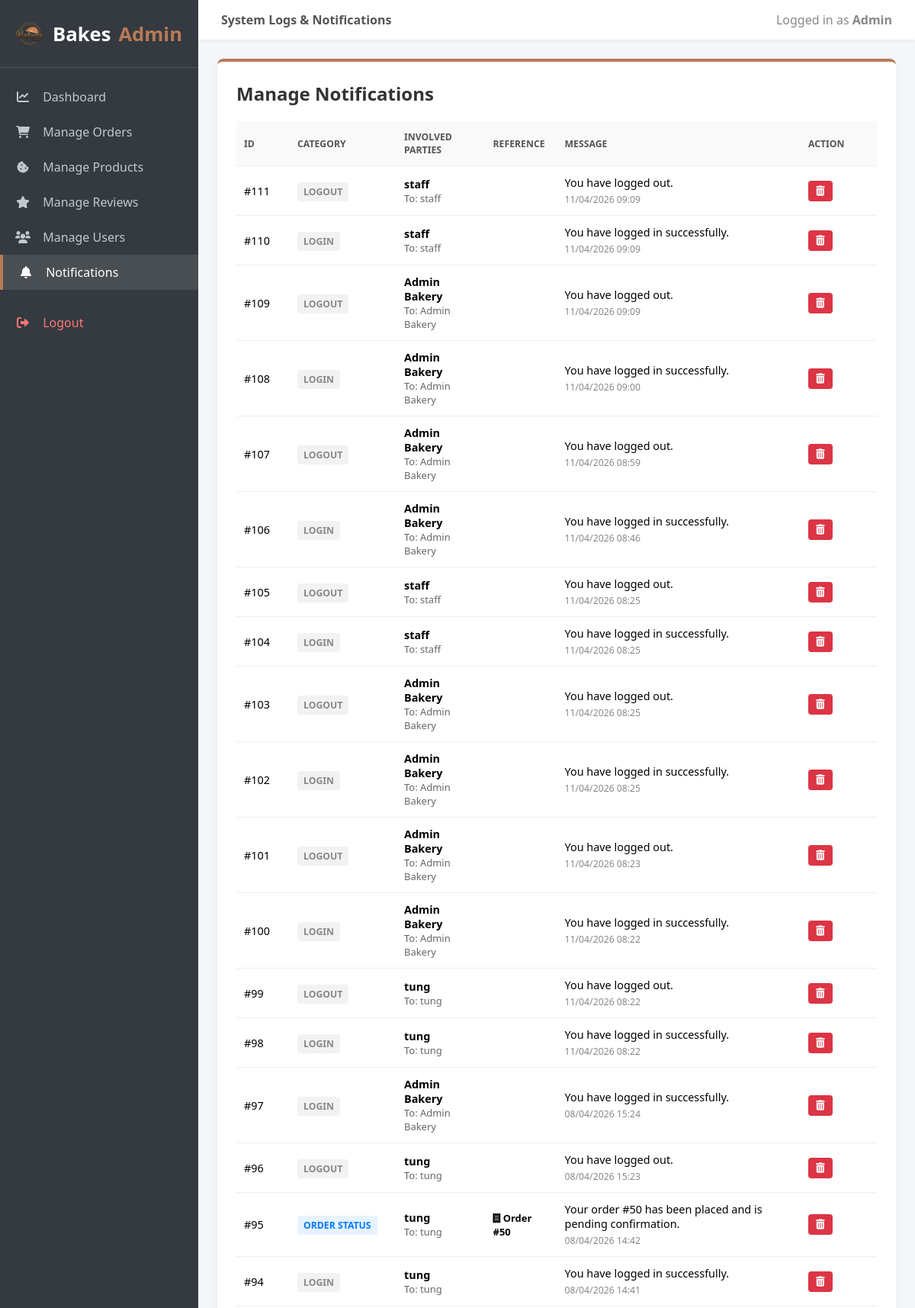
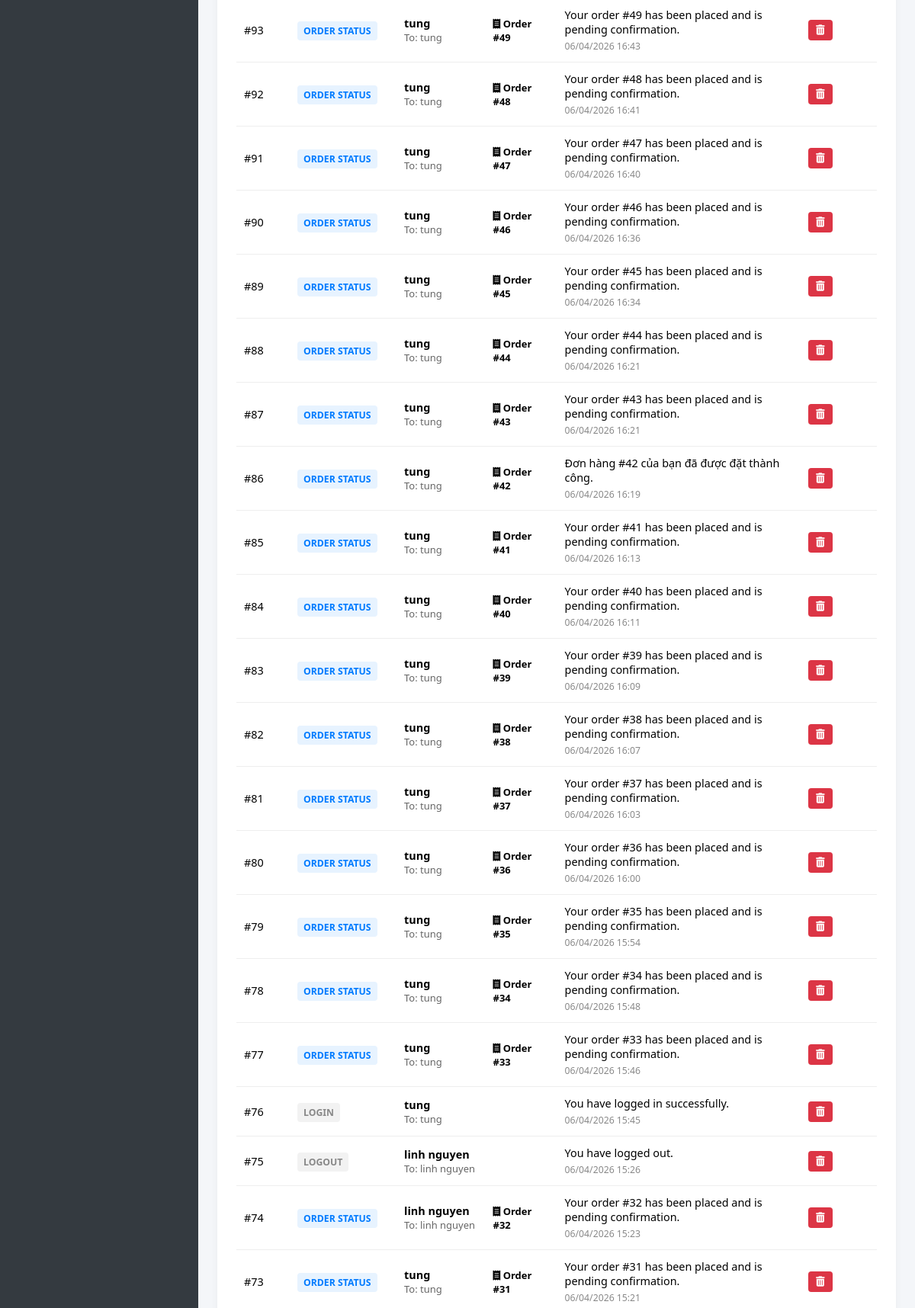
Screenshot of /views/admin/mana_noti.php (signed in, upper part) with the database file from the repository (2 pictures, top to bottom).
### tables this page shows
CREATE TABLE IF NOT EXISTS `notifications` (
  `id` int NOT NULL AUTO_INCREMENT,
  `user_id` int NOT NULL,
  `target_user_id` int DEFAULT NULL,
  `product_id` int DEFAULT NULL,
  `order_id` int DEFAULT NULL,
  `type` enum('login','logout','order_status','review','admin_message','shipper_assignment','shipper_update') NOT NULL,
  `message` text NOT NULL,
  `created_at` datetime DEFAULT CURRENT_TIMESTAMP,
  PRIMARY KEY (`id`),
  KEY `fk_notif_user` (`user_id`),
  KEY `fk_notif_target` (`target_user_id`),
  KEY `fk_notif_product` (`product_id`),
  KEY `fk_notif_order` (`order_id`),
  CONSTRAINT `fk_notif_order` FOREIGN KEY (`order_id`) REFERENCES `orders` (`id`) ON DELETE SET NULL,
  CONSTRAINT `fk_notif_product` FOREIGN KEY (`product_id`) REFERENCES `products` (`id`) ON DELETE SET NULL,
  CONSTRAINT `fk_notif_target` FOREIGN KEY (`target_user_id`) REFERENCES `users` (`id`) ON DELETE SET NULL,
  CONSTRAINT `fk_notif_user` FOREIGN KEY (`user_id`) REFERENCES `users` (`id`) ON DELETE CASCADE
);

CREATE TABLE IF NOT EXISTS `users` (
  `id` int NOT NULL AUTO_INCREMENT,
  `full_name` varchar(100) NOT NULL,
  `email` varchar(100) NOT NULL,
  `password` varchar(255) NOT NULL,
  `phone` varchar(20) DEFAULT NULL,
  `address` text,
  `role` enum('customer','admin','staff') NOT NULL DEFAULT 'customer',
  PRIMARY KEY (`id`),
  UNIQUE KEY `email` (`email`)
);

CREATE TABLE IF NOT EXISTS `orders` (
  `id` int NOT NULL AUTO_INCREMENT,
  `user_id` int NOT NULL,
  `total_amount` decimal(10,2) NOT NULL,
  `order_date` datetime DEFAULT CURRENT_TIMESTAMP,
  `status` enum('Pending','Paid','Processing','Ready for Delivery','Delivering','Completed','Cancelled') DEFAULT 'Pending',
  PRIMARY KEY (`id`),
  KEY `user_id` (`user_id`),
  CONSTRAINT `orders_ibfk_1` FOREIGN KEY (`user_id`) REFERENCES `users` (`id`) ON DELETE CASCADE
);

### views/admin/mana_noti.php (the view, shortened to what this page needs)
<?php
include '../../connectdb.php';
$sql = "SELECT n.*, u.full_name AS user_name, tu.full_name AS target_user_name, p.name AS product_name, o.id AS order_number
        FROM notifications n
        LEFT JOIN users u ON n.user_id = u.id
        LEFT JOIN users tu ON n.target_user_id = tu.id
        LEFT JOIN products p ON n.product_id = p.id
        LEFT JOIN orders o ON n.order_id = o.id
        ORDER BY n.created_at DESC";
$result = $conn->query($sql);
$notifications = [];
while ($row = $result->fetch_assoc()) {
    $notifications[] = $row;
}
?>
<!DOCTYPE html>
<html lang="en">
<head>
    <link rel="stylesheet" href="https://cdnjs.cloudflare.com/ajax/libs/font-awesome/6.0.0/css/all.min.css">
</head>
<body>
    <div class="sidebar">
        <div class="sidebar-brand">
            <img src="/assets/img/logo.png" alt="Bakes Logo">
            Bakes <span>Admin</span>
        </div>
        <ul class="nav-menu">
            <li><a href="dashboard.php"><i class="fa-solid fa-chart-line"></i> Dashboard</a></li>
            <li><a href="mana_orders.php"><i class="fa-solid fa-cart-shopping"></i> Manage Orders</a></li>
            <li><a href="mana_products.php"><i class="fa-solid fa-cookie-bite"></i> Manage Products</a></li>
            <li><a href="mana_reviews.php"><i class="fa-solid fa-star"></i> Manage Reviews</a></li>
            <li><a href="mana_users.php"><i class="fa-solid fa-users"></i> Manage Users</a></li>
            <li><a href="mana_noti.php" class="active"><i class="fa-solid fa-bell"></i> Notifications</a></li>
            <li style="margin-top: 20px;"><a href="/views/auth/logout.php" onclick="return confirm('Logout?');" style="color: #ff7675;"><i class="fa-solid fa-right-from-bracket"></i> Logout</a></li>
        </ul>
    </div>
    <div class="main-wrapper">
        <div class="top-header">
            <div style="font-weight: bold; color: #555;">System Logs & Notifications</div>
            <div style="color: #888;">Logged in as <strong>Admin</strong></div>
        </div>
        <div class="content">
            <div class="card">
                <h2>Manage Notifications</h2>
                <?php if (empty($notifications)): ?>
                    <div class="empty">No notifications found in the system.</div>
                <?php else: ?>
                <table>
                    <thead>
                        <tr>
                            <th style="width: 50px;">ID</th>
                            <th style="width: 120px;">Category</th>
                            <th>Involved Parties</th>
                            <th>Reference</th>
                            <th>Message</th>
                            <th style="width: 80px;">Action</th>
                        </tr>
                    </thead>
                    <tbody>
                        <?php foreach ($notifications as $noti): ?>
                        <tr>
                            <td>#<?php echo $noti['id']; ?></td>
                            <td>
                                <?php
                                    $class = 'noti-auth';
                                    if(strpos($noti['type'], 'order') !== false) $class = 'noti-order';
                                ?>
                                <span class="badge <?php echo $class; ?>">
                                    <?php echo strtoupper(str_replace('_', ' ', $noti['type'])); ?>
                                </span>
                            </td>
                            <td>
                                <div style="font-weight: bold;"><?php echo $noti['user_name'] ? htmlspecialchars($noti['user_name']) : '-'; ?></div>
                                <div style="color: #666; font-size: 0.9em;">To: <?php echo $noti['target_user_name'] ? htmlspecialchars($noti['target_user_name']) : 'System'; ?></div>
                            </td>
                            <td>
                                <?php if($noti['order_number']): ?>
                                    <div style="font-size: 0.9em; font-weight: bold;"><i class="fa-solid fa-receipt"></i> Order #<?php echo $noti['order_number']; ?></div>
                                <?php endif; ?>
                            </td>
                            <td>
                                <?php echo htmlspecialchars($noti['message']); ?>
                                <span class="noti-date"><?php echo date('d/m/Y H:i', strtotime($noti['created_at'])); ?></span>
                            </td>
                            <td>
                                <form method="post" style="display:inline;">
                                    <button type="submit" class="btn-delete" onclick="return confirm('Delete this notification?');" title="Delete">
                                        <i class="fa-solid fa-trash-can"></i>
                                    </button>
                                </form>
                            </td>
                        </tr>
                        <?php endforeach; ?>
                    </tbody>
                </table>
                <?php endif; ?>
            </div>
        </div>
    </div>
</body>
</html>

### views/admin/mana_noti.php (style rules this page uses)
body { font-family: 'Segoe UI', Arial, sans-serif; background: #f4f6f9; margin: 0; display: flex; height: 100vh; overflow: hidden; }
.sidebar { width: 260px; background: #343a40; color: #fff; display: flex; flex-direction: column; flex-shrink: 0; }
.sidebar-brand { padding: 25px 20px; font-size: 1.6em; font-weight: bold; text-align: center; border-bottom: 1px solid #4f5962; display: flex; align-items: center; justify-content: center; gap: 10px; }
.sidebar-brand img { width: 38px; height: 38px; object-fit: contain; display: block; }
.sidebar-brand span { color: #b97a56; }
.nav-menu { list-style: none; padding: 0; margin: 15px 0; flex: 1; overflow-y: auto; }
.nav-menu li a { display: block; padding: 12px 20px; color: #c2c7d0; text-decoration: none; transition: 0.3s; }
.nav-menu li a i { margin-right: 12px; width: 20px; text-align: center; }
.nav-menu li a:hover, .nav-menu li a.active { background: #494e53; color: #fff; border-left: 4px solid #b97a56; }
.main-wrapper { flex: 1; display: flex; flex-direction: column; overflow: hidden; }
.top-header { background: #fff; padding: 15px 30px; box-shadow: 0 2px 4px rgba(0,0,0,0.05); display: flex; justify-content: space-between; align-items: center; z-index: 10; }
.content { padding: 25px; overflow-y: auto; flex: 1; }
.card { background: #fff; border-radius: 8px; box-shadow: 0 2px 10px rgba(0,0,0,0.05); padding: 25px; border-top: 4px solid #b97a56; }
h2 { color: #333; margin-top: 0; }
table { width: 100%; border-collapse: collapse; margin-top: 20px; font-size: 0.9em; }
th, td { padding: 12px 10px; text-align: left; border-bottom: 1px solid #eee; }
th { background: #f9f9f9; color: #555; font-weight: bold; text-transform: uppercase; font-size: 0.85em; }
.badge { padding: 4px 8px; border-radius: 4px; font-size: 0.85em; font-weight: bold; }
.noti-order { background: #e7f3ff; color: #007bff; }
.noti-auth { background: #f2f2f2; color: #888; }
.noti-date { font-size: 0.85em; color: #888; display: block; margin-top: 4px; }
.btn-delete { background: #dc3545; color: #fff; border: none; border-radius: 4px; padding: 6px 10px; cursor: pointer; transition: 0.2s; }

### rows the page displays
notifications: id "111", type "LOGOUT", target_user.full_name "staff", message "You have logged out.", created_at "11/04/2026 09:09"
notifications: id "110", type "LOGIN", target_user.full_name "staff", message "You have logged in successfully.", created_at "11/04/2026 09:09"
notifications: id "109", type "LOGOUT", target_user.full_name "Admin Bakery", message "You have logged out.", created_at "11/04/2026 09:09"
notifications: id "108", type "LOGIN", target_user.full_name "Admin Bakery", message "You have logged in successfully.", created_at "11/04/2026 09:00"
notifications: id "107", type "LOGOUT", target_user.full_name "Admin Bakery", message "You have logged out.", created_at "11/04/2026 08:59"
notifications: id "106", type "LOGIN", target_user.full_name "Admin Bakery", message "You have logged in successfully.", created_at "11/04/2026 08:46"
notifications: id "105", type "LOGOUT", target_user.full_name "staff", message "You have logged out.", created_at "11/04/2026 08:25"
notifications: id "104", type "LOGIN", target_user.full_name "staff", message "You have logged in successfully.", created_at "11/04/2026 08:25"
notifications: id "103", type "LOGOUT", target_user.full_name "Admin Bakery", message "You have logged out.", created_at "11/04/2026 08:25"
notifications: id "102", type "LOGIN", target_user.full_name "Admin Bakery", message "You have logged in successfully.", created_at "11/04/2026 08:25"
notifications: id "101", type "LOGOUT", target_user.full_name "Admin Bakery", message "You have logged out.", created_at "11/04/2026 08:23"
notifications: id "100", type "LOGIN", target_user.full_name "Admin Bakery", message "You have logged in successfully.", created_at "11/04/2026 08:22"
notifications: id "99", type "LOGOUT", target_user.full_name "tung", message "You have logged out.", created_at "11/04/2026 08:22"
notifications: id "98", type "LOGIN", target_user.full_name "tung", message "You have logged in successfully.", created_at "11/04/2026 08:22"
notifications: id "97", type "LOGIN", target_user.full_name "Admin Bakery", message "You have logged in successfully.", created_at "08/04/2026 15:24"
notifications: id "96", type "LOGOUT", target_user.full_name "tung", message "You have logged out.", created_at "08/04/2026 15:23"
notifications: id "95", type "ORDER STATUS", target_user.full_name "tung", order "50", message "Your order #50 has been placed and is pending confirmation.", created_at "08/04/2026 14:42"
notifications: id "94", type "LOGIN", target_user.full_name "tung", message "You have logged in successfully.", created_at "08/04/2026 14:41"
notifications: id "93", type "ORDER STATUS", target_user.full_name "tung", order "49", message "Your order #49 has been placed and is pending confirmation.", created_at "06/04/2026 16:43"
notifications: id "92", type "ORDER STATUS", target_user.full_name "tung", order "48", message "Your order #48 has been placed and is pending confirmation.", created_at "06/04/2026 16:41"
notifications: id "91", type "ORDER STATUS", target_user.full_name "tung", order "47", message "Your order #47 has been placed and is pending confirmation.", created_at "06/04/2026 16:40"
notifications: id "90", type "ORDER STATUS", target_user.full_name "tung", order "46", message "Your order #46 has been placed and is pending confirmation.", created_at "06/04/2026 16:36"
notifications: id "89", type "ORDER STATUS", target_user.full_name "tung", order "45", message "Your order #45 has been placed and is pending confirmation.", created_at "06/04/2026 16:34"
notifications: id "88", type "ORDER STATUS", target_user.full_name "tung", order "44", message "Your order #44 has been placed and is pending confirmation.", created_at "06/04/2026 16:21"
notifications: id "87", type "ORDER STATUS", target_user.full_name "tung", order "43", message "Your order #43 has been placed and is pending confirmation.", created_at "06/04/2026 16:21"
notifications: id "86", type "ORDER STATUS", target_user.full_name "tung", order "42", message "Đơn hàng #42 của bạn đã được đặt thành công.", created_at "06/04/2026 16:19"
notifications: id "85", type "ORDER STATUS", target_user.full_name "tung", order "41", message "Your order #41 has been placed and is pending confirmation.", created_at "06/04/2026 16:13"
notifications: id "84", type "ORDER STATUS", target_user.full_name "tung", order "40", message "Your order #40 has been placed and is pending confirmation.", created_at "06/04/2026 16:11"
notifications: id "83", type "ORDER STATUS", target_user.full_name "tung", order "39", message "Your order #39 has been placed and is pending confirmation.", created_at "06/04/2026 16:09"
notifications: id "82", type "ORDER STATUS", target_user.full_name "tung", order "38", message "Your order #38 has been placed and is pending confirmation.", created_at "06/04/2026 16:07"
notifications: id "81", type "ORDER STATUS", target_user.full_name "tung", order "37", message "Your order #37 has been placed and is pending confirmation.", created_at "06/04/2026 16:03"
notifications: id "80", type "ORDER STATUS", target_user.full_name "tung", order "36", message "Your order #36 has been placed and is pending confirmation.", created_at "06/04/2026 16:00"
notifications: id "79", type "ORDER STATUS", target_user.full_name "tung", order "35", message "Your order #35 has been placed and is pending confirmation.", created_at "06/04/2026 15:54"
notifications: id "78", type "ORDER STATUS", target_user.full_name "tung", order "34", message "Your order #34 has been placed and is pending confirmation.", created_at "06/04/2026 15:48"
notifications: id "77", type "ORDER STATUS", target_user.full_name "tung", order "33", message "Your order #33 has been placed and is pending confirmation.", created_at "06/04/2026 15:46"
notifications: id "76", type "LOGIN", target_user.full_name "tung", message "You have logged in successfully.", created_at "06/04/2026 15:45"
notifications: id "75", type "LOGOUT", target_user.full_name "linh nguyen", message "You have logged out.", created_at "06/04/2026 15:26"
notifications: id "74", type "ORDER STATUS", target_user.full_name "linh nguyen", order "32", message "Your order #32 has been placed and is pending confirmation.", created_at "06/04/2026 15:23"
notifications: id "73", type "ORDER STATUS", target_user.full_name "tung", order "31", message "Your order #31 has been placed and is pending confirmation.", created_at "06/04/2026 15:21"
